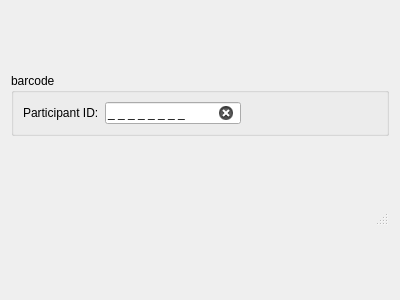
<?xml version="1.0" encoding="UTF-8"?>
<ui version="4.0">
 <class>CypressDialog</class>
 <widget class="QDialog" name="CypressDialog">
  <property name="geometry">
   <rect>
    <x>0</x>
    <y>0</y>
    <width>400</width>
    <height>300</height>
   </rect>
  </property>
  <property name="sizePolicy">
   <sizepolicy hsizetype="Preferred" vsizetype="Preferred">
    <horstretch>0</horstretch>
    <verstretch>0</verstretch>
   </sizepolicy>
  </property>
  <property name="windowTitle">
   <string>Dialog</string>
  </property>
  <layout class="QVBoxLayout" name="verticalLayout">
   <item>
    <widget class="QGroupBox" name="idGroup">
     <property name="sizePolicy">
      <sizepolicy hsizetype="Preferred" vsizetype="Maximum">
       <horstretch>0</horstretch>
       <verstretch>0</verstretch>
      </sizepolicy>
     </property>
     <property name="title">
      <string>barcode</string>
     </property>
     <layout class="QHBoxLayout" name="horizontalLayout">
      <item>
       <widget class="QLabel" name="barcodeLabel">
        <property name="text">
         <string>Participant ID:</string>
        </property>
        <property name="buddy">
         <cstring>barcodeEdit</cstring>
        </property>
       </widget>
      </item>
      <item>
       <widget class="QLineEdit" name="barcodeEdit">
        <property name="inputMask">
         <string>0 0 0 0 0 0 0 0;_</string>
        </property>
        <property name="clearButtonEnabled">
         <bool>true</bool>
        </property>
       </widget>
      </item>
      <item>
       <spacer name="horizontalSpacer">
        <property name="orientation">
         <enum>Qt::Horizontal</enum>
        </property>
        <property name="sizeHint" stdset="0">
         <size>
          <width>40</width>
          <height>20</height>
         </size>
        </property>
       </spacer>
      </item>
     </layout>
    </widget>
   </item>
   <item>
    <widget class="QStatusBar" name="statusBar">
     <property name="sizePolicy">
      <sizepolicy hsizetype="Preferred" vsizetype="Maximum">
       <horstretch>0</horstretch>
       <verstretch>0</verstretch>
      </sizepolicy>
     </property>
    </widget>
   </item>
  </layout>
 </widget>
 <resources/>
 <connections/>
</ui>
